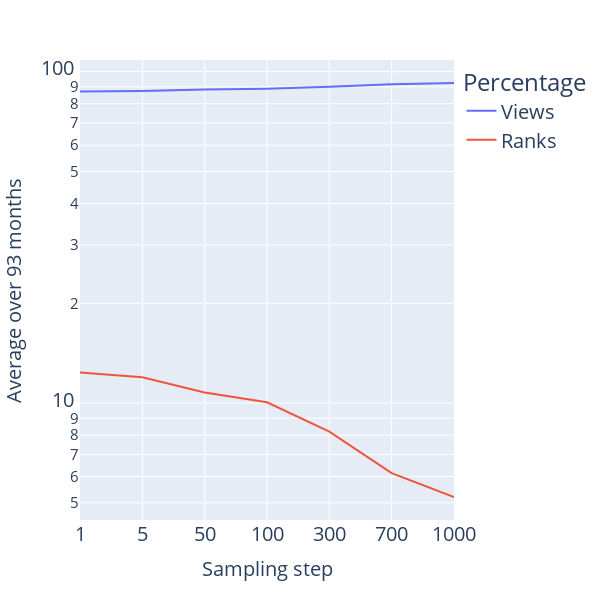

This figure's notebook cell:
### Code cell
fig = px.line(stats_df.rename(columns={'mean': 'Average over 93 months', 's':'Sampling step'}), x = 'Sampling step', color='Percentage', y='Average over 93 months', log_y=True)
fig.update_layout(
    xaxis_title=dict(font=dict(size=20)),
    yaxis_title=dict(font=dict(size=20)),
    yaxis = dict( tickfont = dict(size=20)),
    xaxis = dict( tickfont = dict(size=20)),
legend=dict(font=dict(size=20)),
height=600,
width=600)
fig.show()
fig.write_image("../figures_report/data_presentation/sens_sampling_en.pdf")

### Figure 1 — Plotly figure (JSON) as saved in the notebook; plotly's stock layout.template omitted (floating-point values rounded to 4 significant figures)
{"data": [{"hovertemplate": "Percentage=Views<br>Sampling step=%{x}<br>Average over 93 months=%{y}<extra></extra>", "legendgroup": "Views", "line": {"color": "#636efa", "dash": "solid"}, "marker": {"symbol": "circle"}, "mode": "lines", "name": "Views", "orientation": "v", "showlegend": true, "type": "scatter", "x": ["1", "5", "50", "100", "300", "700", "1000"], "xaxis": "x", "y": [87.14, 87.4, 88.3, 88.79, 90.07, 91.61, 92.39], "yaxis": "y"}, {"hovertemplate": "Percentage=Ranks<br>Sampling step=%{x}<br>Average over 93 months=%{y}<extra></extra>", "legendgroup": "Ranks", "line": {"color": "#EF553B", "dash": "solid"}, "marker": {"symbol": "circle"}, "mode": "lines", "name": "Ranks", "orientation": "v", "showlegend": true, "type": "scatter", "x": ["1", "5", "50", "100", "300", "700", "1000"], "xaxis": "x", "y": [12.37, 11.96, 10.76, 10.05, 8.201, 6.146, 5.208], "yaxis": "y"}], "layout": {"height": 600, "legend": {"font": {"size": 20}, "title": {"text": "Percentage"}, "tracegroupgap": 0}, "margin": {"t": 60}, "width": 600, "xaxis": {"anchor": "y", "autorange": true, "domain": [0, 1], "range": [0, 6], "tickfont": {"size": 20}, "title": {"font": {"size": 20}, "text": "Sampling step"}, "type": "category"}, "yaxis": {"anchor": "x", "autorange": true, "domain": [0, 1], "range": [0.6473, 2.035], "tickfont": {"size": 20}, "title": {"font": {"size": 20}, "text": "Average over 93 months"}, "type": "log"}}}
